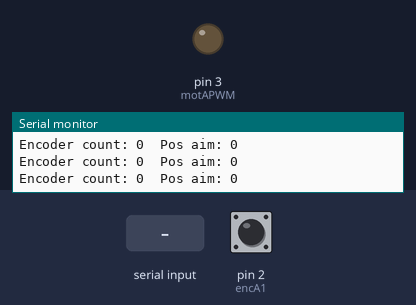
Bench run of a sketch on a simulated Arduino Uno, built with avr-gcc and run on an emulated ATmega328P. Shown: output pins drawn as LEDs (lit = HIGH), the last lines printed to the serial monitor. The test bench sets the inputs (shaded band); at power-on: pin 2 (encA1) HIGH.

Above: at 1.2 s.
1.3 s: "90,45\n" received over Serial
At 2.5 s:
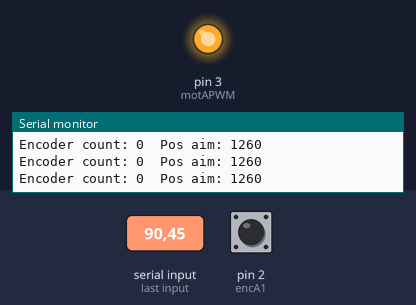
2.8 s: "30,150\n" received over Serial
5.8 s: "5\n" received over Serial
Timing chart, 0 to 8.8 s (numbered marks = the images above; inputs shaded):
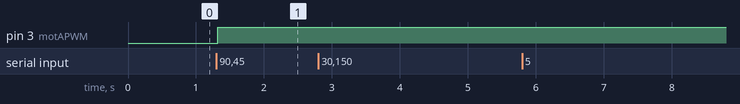

Measured:
- after the input at 1.3 s, pin 3 (motAPWM): LOW → HIGH at once

The sketch:

V3.ino
```cpp
#include <PIDController.h>

#define encA1 2
#define encA2 5
#define motAPWM 3
#define motDir 12

#define potPin A4

volatile long int encPos = 0;
PIDController pos_pid;
int motVal = 255;

long int inputVal = 0;
long int targetPos = 0;

void setup()
{
  Serial.begin(9600);

  pinMode(encA1, INPUT_PULLUP);
  pinMode(encA2, INPUT_PULLUP);
  pinMode(motAPWM, OUTPUT);

  attachInterrupt(digitalPinToInterrupt(encA1), encCount, RISING);

  pos_pid.begin();
  pos_pid.tune(20, 0, 2500);
  pos_pid.limit(-255, 255);
}

void loop()
{
  updateInput();

  pos_pid.setpoint(targetPos);
  motVal = pos_pid.compute(encPos);

  if(motVal > 0)
  {
    motAntiClock(motVal);
  }
  else
  {
    motClock(abs(motVal));
  }

  Serial.print("Encoder count: "); Serial.print(encPos);
  Serial.print("\t"); Serial.print("Pos aim: "); Serial.println(targetPos);
  delay(2);
}

void encCount()
{
  if(digitalRead(encA2) == HIGH)
  {
    encPos ++;
  }
  else
  {
    encPos --;
  }
}

void motClock(int pwmOut)
{
  if(pwmOut > 40)
  {
    digitalWrite(motDir, false);
    analogWrite(motAPWM, pwmOut);
  }
  else
  {
    digitalWrite(motAPWM, LOW);
  }
}
void motAntiClock(int pwmOut)
{
  if(pwmOut > 40)
  {
    digitalWrite(motDir, true);
    analogWrite(motAPWM, pwmOut);
  }
  else
  {
    digitalWrite(motAPWM, LOW);
  }
}

void updateInput()
{
  if(Serial.available())
  {
    inputVal = Serial.parseInt();
    targetPos += (((float)inputVal/360) * 3360);
  }
}
```
